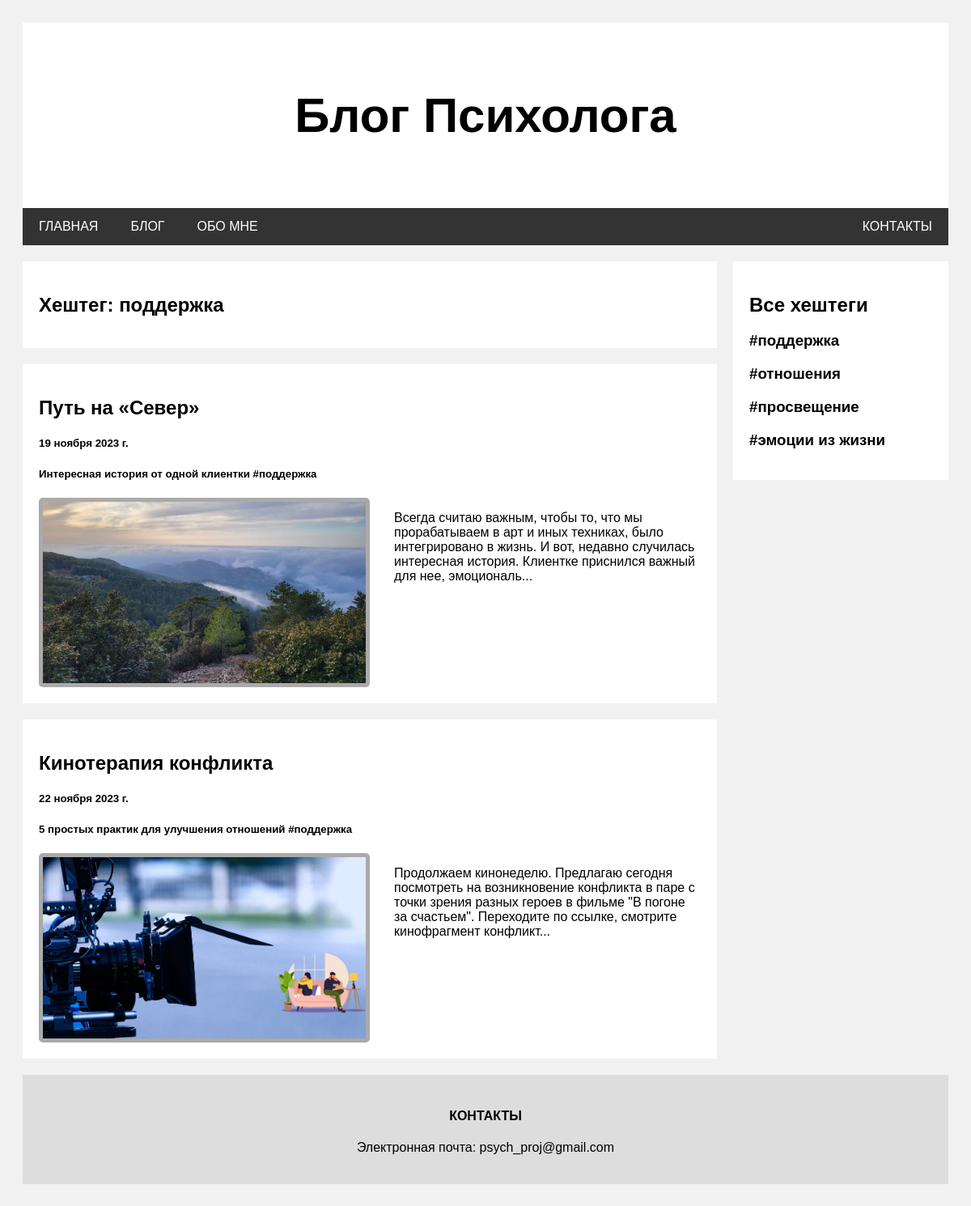
The app's page /hashtags/puteshestviya/, older data.
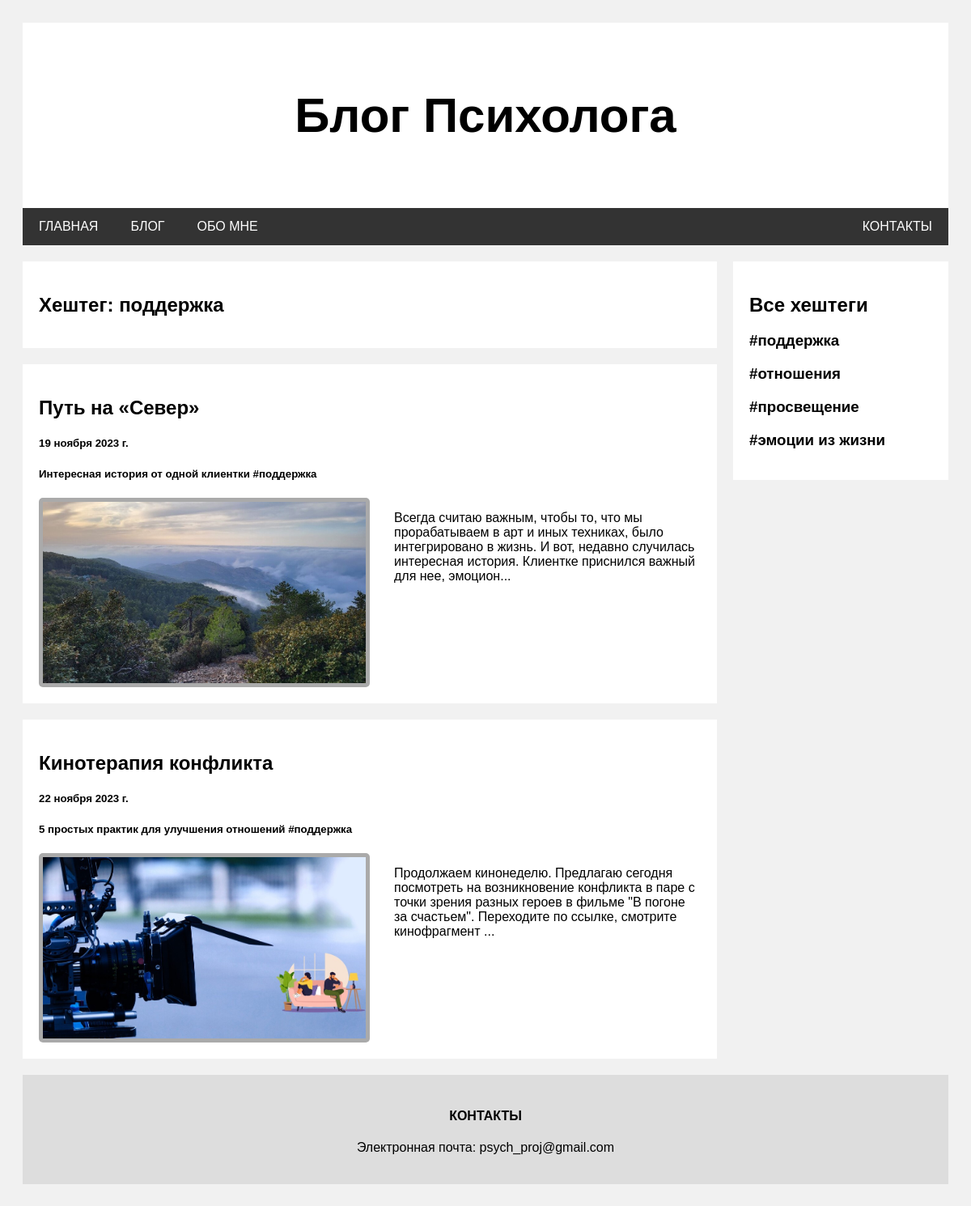
The same page, newer data.
### blog/models.py (models this page shows, shortened)
class Hashtag(models.Model):
    title = models.CharField(max_length=20, verbose_name="Хештег")
    slug = models.SlugField(null=False, db_index=True)
    def get_url(self):
        return reverse("hashtag_details", args=[self.slug])

class Post(models.Model):
    title = models.CharField(max_length=30, verbose_name="Название")
    description = models.CharField(max_length=50, verbose_name="Описание")
    date = models.DateField(verbose_name="Дата")
    content = models.TextField(verbose_name="Контент")
    hashtag = models.ManyToManyField(Hashtag, verbose_name="Хештег", blank=True)
    image = models.FileField(
        upload_to="jpeg", verbose_name="Изображение", blank=True, null=True
    )
    slug = models.SlugField(null=False, db_index=True)
    def get_url(self):
        return reverse("post_details", args=[self.slug])

### blog/views.py (the view)
class DetailHashtagView(DetailView):
    template_name = "blog/one_hashtag.html"
    model = Hashtag

### context_processors/get_hashtags.py (called while the page is built)
def get_hashtags(request):
    return {"hashtags": Hashtag.objects.all()}

### blog/templates/blog/one_hashtag.html
{% extends 'base.html' %}
{% block content %}
        <div class="card">
            <h2>Хештег: {{ hashtag.title }}</h2>
        </div>
        {% for sign_post in hashtag.post_set.all %}
            <div class="card">
                <a href="{{ sign_post.get_url }}"><h2>{{ sign_post.title }}</h2></a>
                <h5>{{ sign_post.date }}</h5>
                <h5>
                    {{ sign_post.description }}
                    {% for hashtag in sign_post.hashtag.all %}
                        <a href="{{ hashtag.get_url }}">#{{ hashtag.title }}</a>
                    {% endfor %}
                </h5>
                <div class="block">
                    <img class="image" src="{{ sign_post.image.url }}" alt="Изображение не прикреплено">
                    <p class="block-description">
                        {% autoescape off %}{{ sign_post.content|slice:':200' }}{% endautoescape %}...
                    </p>
                </div>
            </div>
        {% endfor %}
{% endblock %}

### templates/base.html (shortened to what this page needs)
{% load static %}
<!DOCTYPE html>
<html>
<head>
    <link rel="stylesheet" href="{% static 'css/base.css' %}">
</head>
<body>
{% include 'includes/header.html' %}
{% include 'includes/navbar.html' %}
<div class="row">
    <div class="leftcolumn">
        {% block content %}{% endblock %}
    </div>
    {% include 'includes/right_column.html' %}
</div>
{% include 'includes/footer.html' %}
</body>
</html>

### templates/includes/header.html
<div class="header">
    <h2>Блог Психолога</h2>
</div>

### templates/includes/navbar.html (shortened to what this page needs)
{% load static %}
<div class="navbar">
    <a href="{% url 'main_page' %}" class="naw">ГЛАВНАЯ</a>
    <a href="{% url 'all_posts' %}" class="naw">БЛОГ</a>
    <a href="{% url 'about_me' %}" class="naw">ОБО МНЕ</a>
    <a href="{% url 'contacts' %}" class="right naw">КОНТАКТЫ</a>
</div>

### templates/includes/right_column.html
<div class="rightcolumn">
    <div class="card">
        <h2>Все хештеги</h2>
        <ul>
            {% for hashtag in hashtags%}
                <li><a href="{{ hashtag.get_url }}"><h3>#{{ hashtag.title }}</h3></a></li>
            {% endfor %}
        </ul>
    </div>
</div>

### templates/includes/footer.html
<div class="footer">
    <h4><a href="{% url 'contacts' %}">КОНТАКТЫ</a></h4>
    <p>Электронная почта: psych_proj@gmail.com</p>
</div>

### static/css/base.css (style rules this page uses)
* { box-sizing: border-box; }
body { font-family: Arial; padding: 20px; background: #f1f1f1; }
.header { padding: 30px; font-size: 40px; text-align: center; background: white; }
.leftcolumn { float: left; width: 75%; }
.rightcolumn { float: left; width: 25%; padding-left: 20px; }
.card { background-color: white; padding: 20px; margin-top: 20px; }
.image { background-color: #aaa; width: 100%; padding: 5px; border-radius: 5px; }
.block { display: flex; }
.block .image { width: 50%; height: 100%; }
.block-description { padding-left: 30px; }
.row:after { content: ""; display: table; clear: both; }
.footer { padding: 20px; text-align: center; background: #ddd; margin-top: 20px; }
.navbar { overflow: hidden; background-color: #333; position: sticky; top: 0; }
.navbar a { float: left; display: block; color: white; text-align: center; padding: 14px 20px; text-decoration: none; }
.navbar a.right { float: right; }
a { color: black; text-decoration: none; }
li { list-style-type: none; }
ul { padding-left: 0; }

Row changes from the older to the newer data that the page shows:
changed Post "Путь на «Север»": content "…приснился важный для нее, эмоциональ" → "…приснился важный для нее, эмоцион"
changed Post "Кинотерапия конфликта": content "…по ссылке, смотрите кинофрагмент конфликт" → "…по ссылке, смотрите кинофрагмент"
